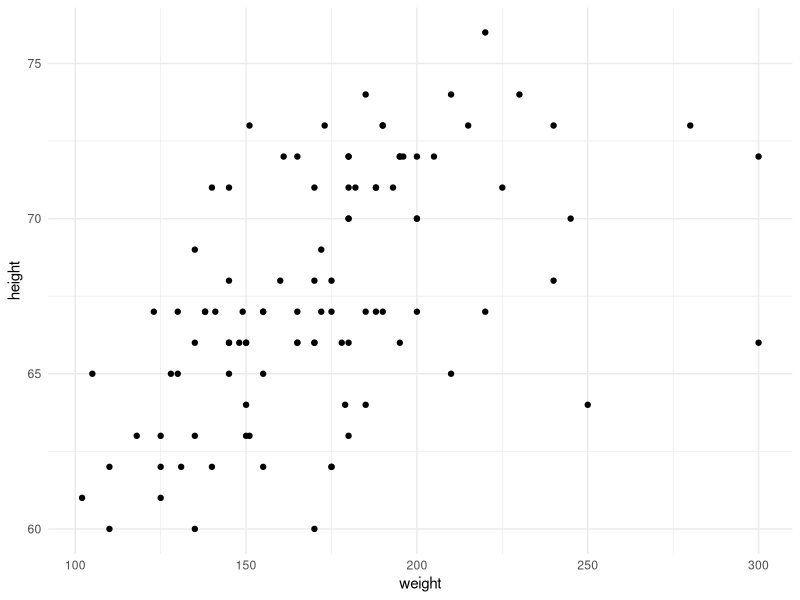
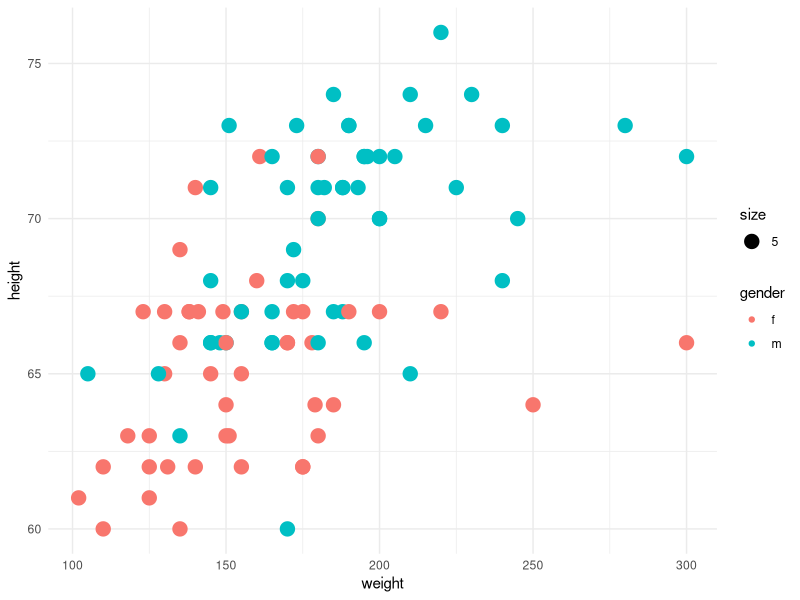
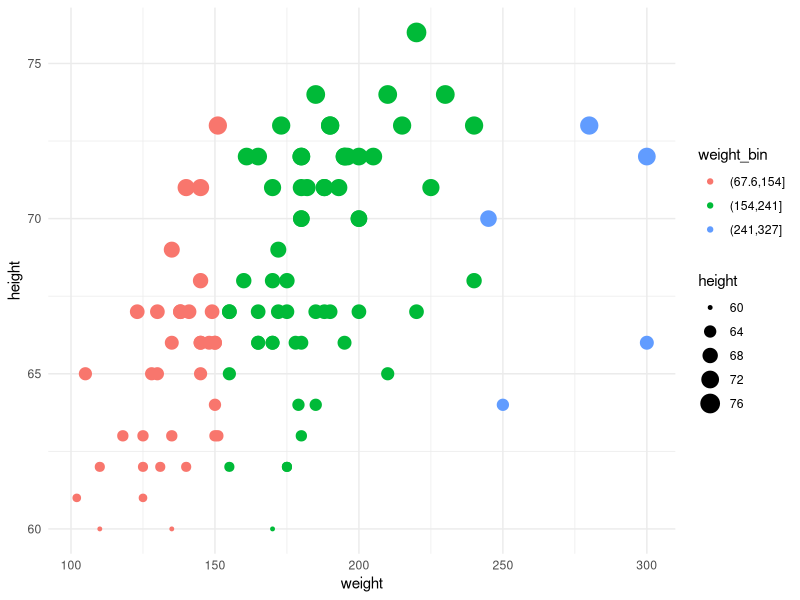
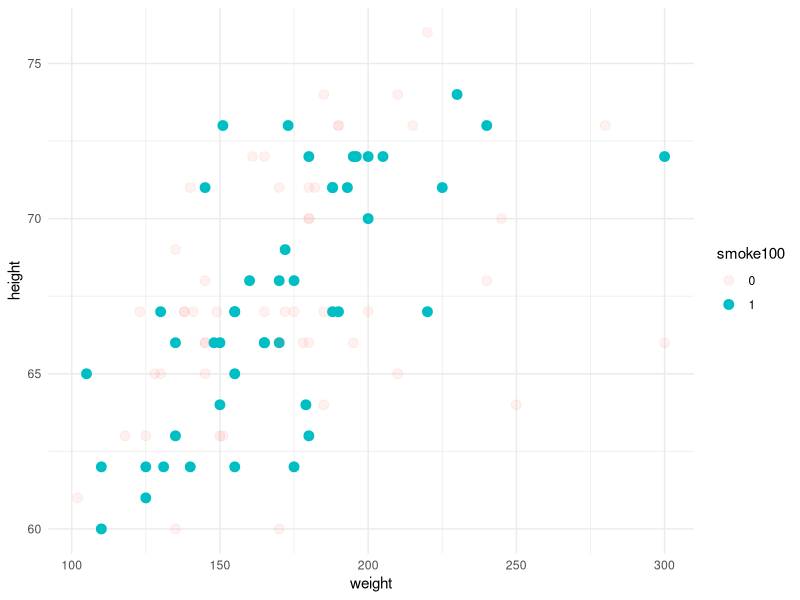
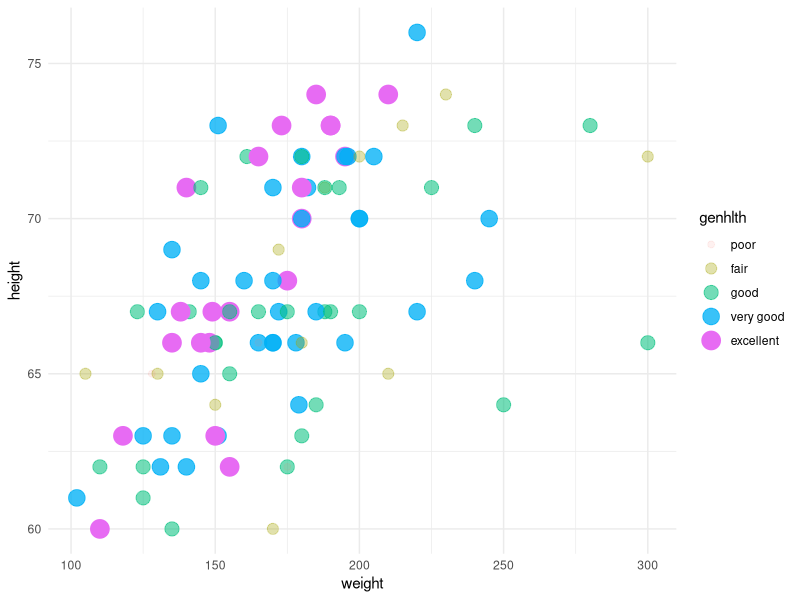
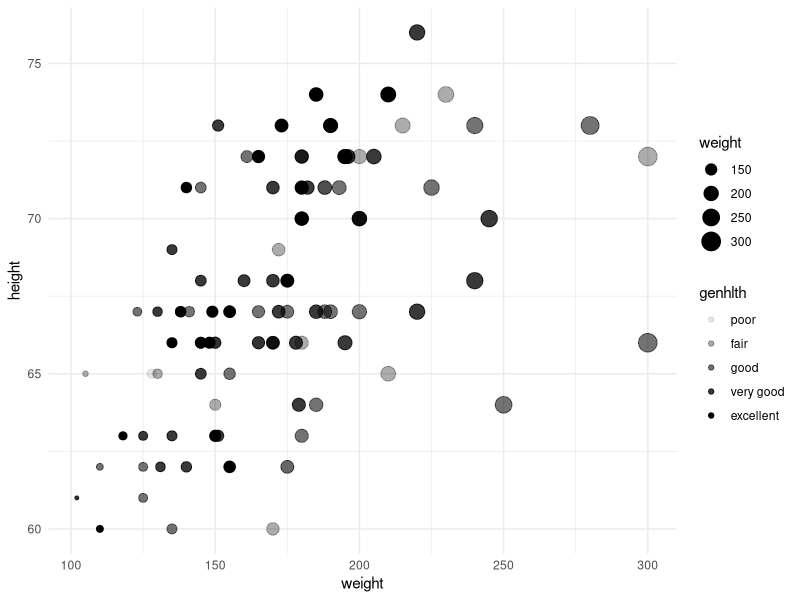
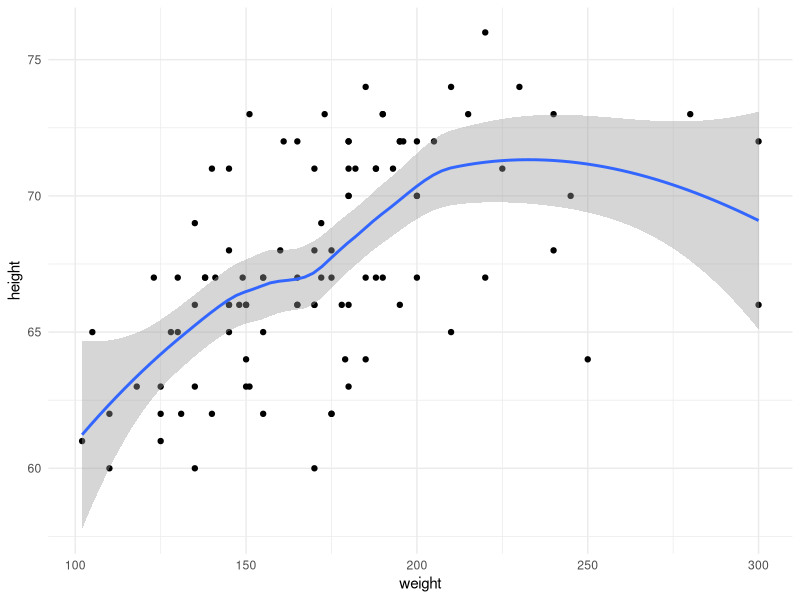
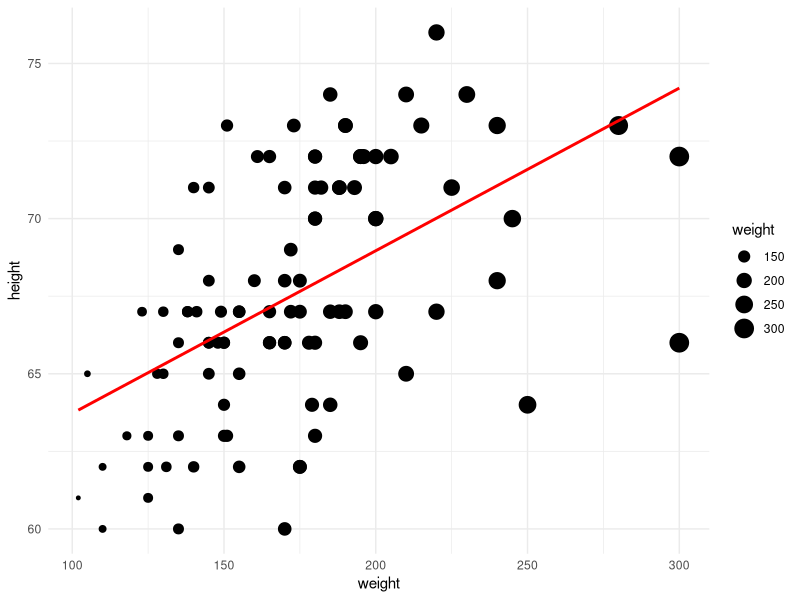

The R script that drew these images, in order:
## ---- chunk 1
# Import libraries
library(tidyverse)
library(lubridate)

# Set theme
theme_set(theme_minimal())

# Add variables and change data types to factors
cdc_data <- read_delim('cdc.txt', delim = '|') %>% 
  mutate(genhlth = factor(genhlth, level = c('poor', 'fair', 'good', 'very good', 'excellent')),
         exerany = factor(exerany),
         hlthplan = factor(hlthplan),
         gender = factor(gender),
         smoke100 = factor(smoke100),
         height_bin = cut(height, 5),
         weight_bin = cut(weight, 5))

# Set seed so that the sample below always contains the same observations
set.seed(10)

# Take sample of 100
cdc_sample <- sample_n(cdc_data, 100)
## ---- chunk 2
# Basic
ggplot(cdc_sample, aes(weight, height)) +
  geom_point()

# Next 5
ggplot(cdc_sample, aes(weight, height)) +
  geom_point(aes(color = gender, size = 5))

ggplot(cdc_sample, aes(weight, height)) +
  geom_point(aes(color = weight_bin, size = height))

ggplot(cdc_sample, aes(weight, height)) +
  geom_point(aes(alpha = smoke100, color = smoke100), size = 3)

ggplot(cdc_sample, aes(weight, height)) +
  geom_point(aes(size = genhlth, color = genhlth, alpha = genhlth))

ggplot(cdc_sample, aes(weight, height)) +
  geom_point(aes(alpha = genhlth, size = weight))
## ---- chunk 3
# Basic
ggplot(cdc_sample, aes(weight, height)) +
  geom_point() +
  geom_smooth()

# Next 5
ggplot(cdc_sample, aes(weight, height)) +
  geom_point(aes(size = weight)) +
  geom_smooth(method = lm, color = 'red', se = FALSE)

ggplot(cdc_sample, aes(weight, height, color = height_bin)) +
  geom_point() +
  geom_smooth(method = lm, formula = y ~ splines::bs(x, 3), alpha = .2)

ggplot(cdc_sample, aes(weight, height)) +
  geom_point() +
  geom_smooth() +
  facet_wrap(~ genhlth)

ggplot(cdc_sample, aes(weight, height)) +
  geom_point() +
  geom_smooth(span = .5, color = 'green', se = FALSE) +
  geom_smooth(span = 1, color = 'red', se = FALSE) +
  geom_smooth(span = .1, color = 'blue', se = FALSE)

ggplot(cdc_sample, aes(weight, height, size = weight_bin, color = weight)) +
  geom_point() +
  geom_smooth(se = FALSE, method = lm)
## ---- chunk 4
# Basic
ggplot(cdc_data, aes(genhlth)) +
  geom_bar(fill = 'black')

# Next 2...
ggplot(cdc_data, aes(genhlth)) +
  geom_bar(aes(fill = hlthplan), color = 'black')

ggplot(cdc_data, aes(genhlth)) +
  geom_bar(aes(alpha = exerany), color = 'black')
## ---- chunk 5
# Basic
ggplot(cdc_data, aes(weight)) +
  geom_density()

# Next 5
ggplot(cdc_data, aes(weight)) +
  geom_density(adjust = 10, color = "green") +
  geom_density(adjust = 5, color = "red") +
  geom_density(adjust = 1)

ggplot(cdc_data, aes(weight)) +
  geom_density(aes(fill = genhlth)) +
  facet_wrap(~ genhlth)

ggplot(cdc_data, aes(weight)) +
  geom_density(aes(fill = genhlth), position = 'stack')

ggplot(cdc_data, aes(weight, fill = gender, color = gender)) +
  geom_density(alpha = .1)

ggplot(cdc_data, aes(weight, fill = height_bin, color = height_bin)) +
  geom_density(position = 'fill')
## ---- chunk 6
# Basic
ggplot(cdc_data, aes(gender, height)) +
  geom_boxplot()

# Next 3
ggplot(cdc_data, aes(gender, height)) +
  geom_boxplot(outlier.color = "red", outlier.shape = 1, outlier.alpha = .9)

ggplot(cdc_sample, aes(gender, height)) +
  geom_boxplot() +
  geom_jitter(aes(color = height_bin, size = height_bin))

ggplot(cdc_data, aes(gender, height)) +
  geom_boxplot(aes(fill = weight_bin))
## ---- chunk 7
# Basic
ggplot(cdc_data, aes(wtdesire)) +
  geom_histogram(color = 'black')

# Next 3
ggplot(cdc_data, aes(wtdesire)) +
  geom_histogram(color = 'black', binwidth = 20, aes(fill = gender)) +
  xlim(60, 300)

ggplot(cdc_data, aes(wtdesire)) +
  geom_histogram(binwidth = 20, color = 'black') +
  xlim(60, 300) +
  facet_wrap(~ genhlth)

ggplot(cdc_data, aes(wtdesire)) +
  geom_histogram(color = 'black', binwidth = 20, aes(fill = weight_bin)) +
  xlim(60, 300)
## ---- chunk 8
ggplot(cdc_data, aes(weight, height, color = gender)) +
  geom_point(aes(alpha = .5)) +
  geom_smooth(method = lm, se = FALSE)
## ---- chunk 9
data(economics)

econimics <- economics %>% 
  mutate(year = year(date))

ggplot(economics, aes(date, psavert)) +
  geom_line() +
  geom_smooth() +
  labs(x = "year", y = 'personal savings rate') +
  ggtitle('Personal Savings Rate over Time')
